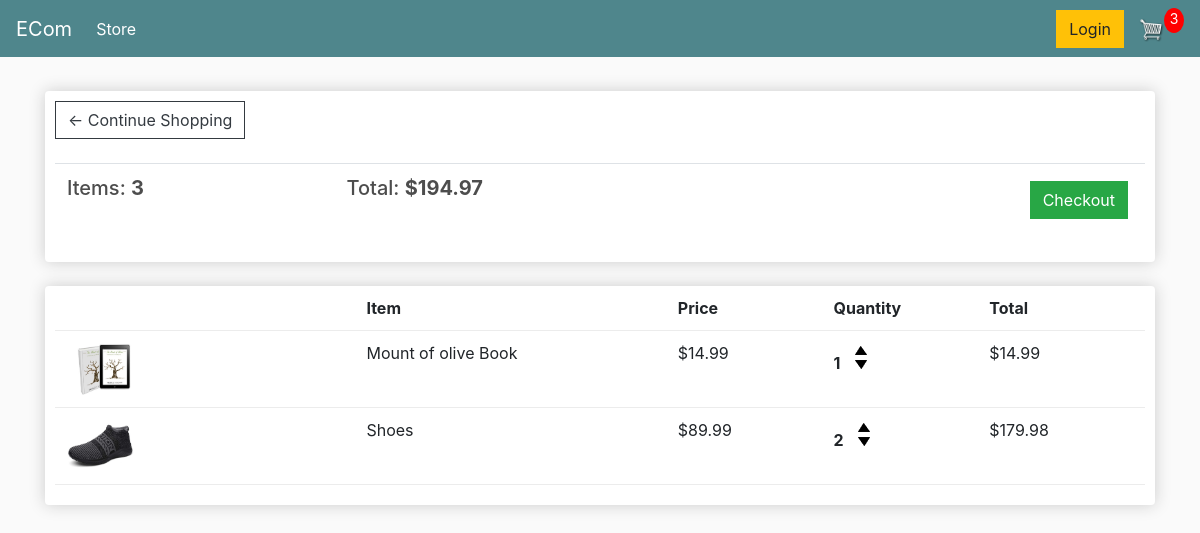
The app's page /cart/ (signed in) with its own data.
### store/models.py (models this page shows, shortened)
class Order(models.Model):
    customer=models.ForeignKey(Customer,on_delete=models.SET_NULL, blank=True, null=True)
    date_ordered=models.DateTimeField(auto_now_add=True)
    complete=models.BooleanField(default=False,null=True, blank=False)
    transaction_id=models.CharField(max_length=200, null=True)
    @property
    def get_cart_total(self):
        orderitems=self.orderitem_set.all()
        total=sum([item.get_total for item in orderitems])
        return total
    @property
    def get_cart_items(self):
        orderitems=self.orderitem_set.all()
        total=sum([item.quantity for item in orderitems])
        return total

class OrderItem(models.Model):
    product=models.ForeignKey(Product,on_delete=models.SET_NULL, blank=True, null=True)
    order=models.ForeignKey(Order,on_delete=models.SET_NULL, blank=True, null=True)
    quantity=models.IntegerField(default=0,null=True,blank=True)
    date_added=models.DateTimeField(auto_now_add=True)
    @property
    def get_total(self):
        total=self.product.price*self.quantity
        return total

class Product(models.Model):
    name=models.CharField(max_length=200, null=True)
    price=models.DecimalField(max_digits=7, decimal_places=2)
    digital=models.BooleanField(default=False,null=True, blank=False)
    image = models.ImageField(null=True, blank=True)
    @property
    def imageURL(self):
        try:
            url=self.image.url
        except:
            url=""
        return url

### store/views.py (the view)
# urls.py: path('cart/',views.cart,name='cart'),
def cart(request):
    data = cartData(request)
    cartItems=data['cartItems']
    order=data['order']
    items=data['items']
    context = {'items': items, 'order': order, 'cartItems': cartItems }
    return render(request, 'store/cart.html', context)

### store/utils.py (called while the page is built)
def cartData(request):
    if request.user.is_authenticated:
        customer = request.user.customer
        order, created = Order.objects.get_or_create(customer=customer, complete=False)
        items = order.orderitem_set.all()
        cartItems = order.get_cart_items
    else:
        cookieData=cookieCart(request)
        cartItems=cookieData['cartItems']
        order=cookieData['order']
        items=cookieData['items']
    return {'cartItems':cartItems, 'order':order, 'items':items}

### store/templates/store/cart.html
{% extends 'store/main.html' %}
{% load static %}
{% block content %}
<div class="row">
    <div class="col-lg-12">
        <div class="box-element">
            <a href="{% url 'store' %}" class="btn btn-outline-dark">&#x2190 Continue Shopping</a>
            <br>
            <br>
            <table class="table">
                <th><h5>Items: <strong>{{order.get_cart_items}}</strong></h5></th>
                <th><h5>Total: <strong>${{order.get_cart_total|floatformat:2}}</strong></h5></th>
                <th>
                    <a class="btn btn-success" style="float: right; margin: 5px;" href="{% url 'checkout' %}">Checkout</a>
                </th>
            </table>
        </div>
        <br>
        <div class="box-element">
            <div class="cart-row">
                <div style="flex:2"></div>
                <div style="flex:2"><strong>Item</strong></div>
                <div style="flex:1"><strong>Price</strong></div>
                <div style="flex:1"><strong>Quantity</strong></div>
                <div style="flex:1"><strong>Total</strong></div>
            </div>
            {% for item in items %}
            <div class="cart-row">
                <div style="flex:2"><img src="{{item.product.imageURL}}" class="row-image"></div>
                <div style="flex:2"><p>{{item.product.name}}</p></div>
                <div style="flex:1"><p>${{item.product.price|floatformat:2}}</p></div>
                <div style="flex:1">
                    <p class="quantity">{{item.quantity}}</p>
                    <div class="quantity">
                        <img src="{% static 'images/arrow-up.png' %}" data-product="{{item.product.id}}" data-action="add" class="chg-quantity update-cart">
                        <img src="{% static 'images/arrow-down.png' %}" data-product="{{item.product.id}}" data-action="remove" class="chg-quantity update-cart">
                    </div>
                </div>
                <div style="flex:1"><p>${{item.get_total}}</p></div>
            </div>
            {% endfor %}
        </div>
    </div>
</div>
{% endblock %}

### static/css/main.css (style rules this page uses)
body { background-color: hsl(0, 0%, 98%); }
h1,h2,h3,h4,h5,h6 { color:hsl(0, 0%, 30%); }
.box-element { box-shadow:hsl(0, 0%, 80%) 0 0 16px; background-color: #fff; border-radius: 4px; padding: 10px; }
.col-lg-4, .col-lg-6, .col-lg-8, .col-lg-12 { margin-top: 10px; }
.btn { border-radius: 0; }
.row-image { width: 100px; }
.cart-row { display: flex; align-items: flex-stretch; padding-bottom: 10px; margin-bottom: 10px; border-bottom: 1px solid #ececec; }
.quantity { display: inline-block; font-weight: 700; padding-right:10px; }
.chg-quantity { width: 12px; cursor: pointer; display: block; margin-top: 5px; transition:.1s; }

### records on screen
Order: get_cart_items "3", get_cart_total "194.97"
OrderItem: product.imageURL (picture), product.name "Mount of olive Book", product.price "14.99", quantity "1", get_total "14.99"
OrderItem: product.imageURL (picture), product.name "Shoes", product.price "89.99", quantity "2", get_total "179.98"

### other values on screen
{{ cartItems }} "3"
